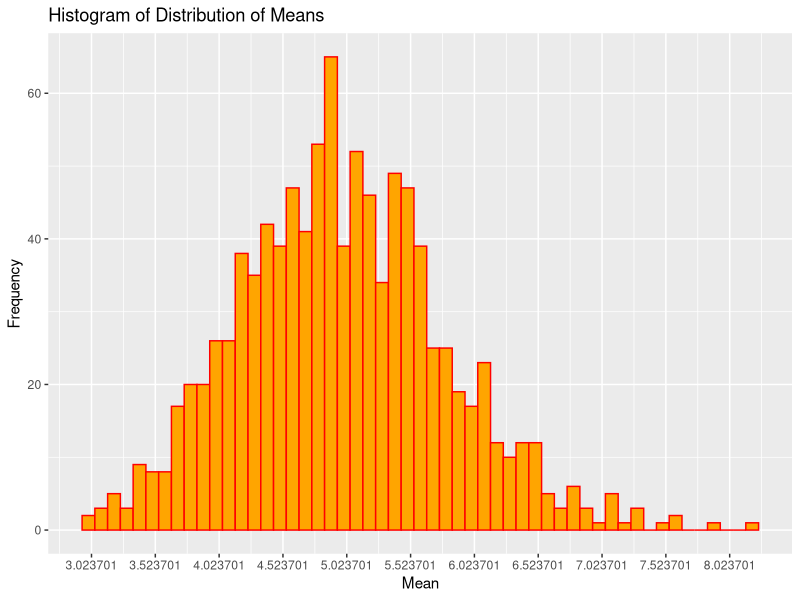
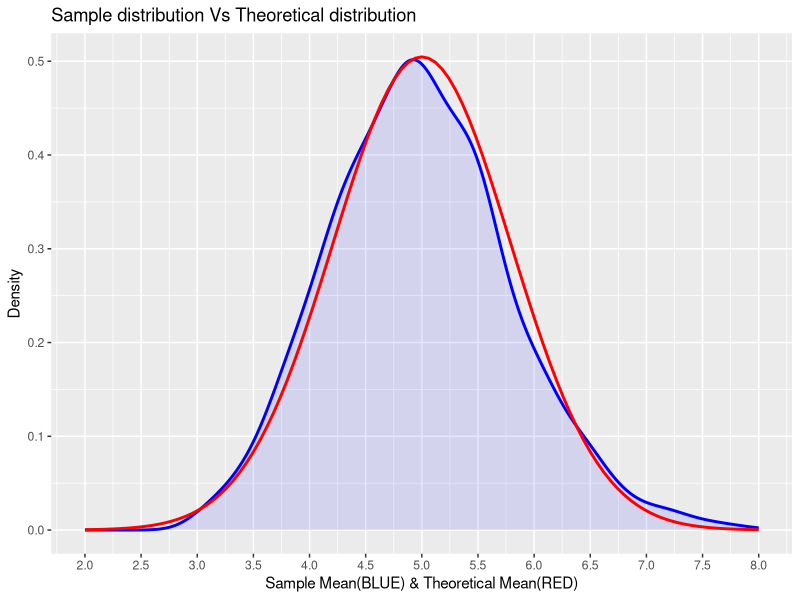

Here is the R script that generated these plots, in order:
## ---- chunk 1
knitr::opts_chunk$set(echo = TRUE, message = FALSE, warning = FALSE)
## ---- chunk 2
library(ggplot2)
# INITIALIZE CONSTANTS
     # LAMBDA for rexp
          lambda <- 0.2
     # Number of EXPONENTIALS
          n <- 40
     # Number of TEST SIMULATIONS
          numberOfSimulations <- 1000
     # set the SEED for reproducability
          set.seed(1000)

# EXECUTE TEST PRODUCING 40 X 1000 MATRIX
exponentialDistributions <- 
     matrix(data=rexp(n * numberOfSimulations, lambda), 
            nrow=numberOfSimulations)

exponentialDistributionMeans <- 
     data.frame(means=apply(exponentialDistributions, 1, mean))

minExpValue <- min(exponentialDistributionMeans$means)
maxExpValue <- max(exponentialDistributionMeans$means)

# PLOT THE DISTRIBUTION MEANS
ggplot(data = exponentialDistributionMeans, 
       aes(x = means)) + 
     geom_histogram(col="red", fill = "orange", binwidth = 0.1)+
     labs(title="Histogram of Distribution of Means", 
          x = "Mean", y = "Frequency") + 
     scale_x_continuous(breaks=seq(minExpValue,maxExpValue,by=0.5))
## ---- chunk 3
sampleMean <- mean(exponentialDistributionMeans$means)
theoryMean <- 1/lambda
## ---- chunk 4
stdDev <- theoryMean/sqrt(40)
varnc <- stdDev^2

sampleStdDev <- sd(exponentialDistributionMeans$means)
sampleVarnc <- var(exponentialDistributionMeans$means)
## ---- chunk 5
ggplot(data = exponentialDistributionMeans, aes(x = means)) + 
     geom_density(colour="blue", fill="blue", alpha=0.1, size=1) +
     stat_function(fun = dnorm, args = list(mean = theoryMean, sd = stdDev), 
                   colour = "red", size=1) + 
     scale_x_continuous(breaks=seq(theoryMean-3, theoryMean+3,0.5),
                        limits=c(theoryMean-3,theoryMean+3))+
     xlab('Sample Mean(BLUE) & Theoretical Mean(RED)') + ylab('Density') +
     ggtitle('Sample distribution Vs Theoretical distribution')
